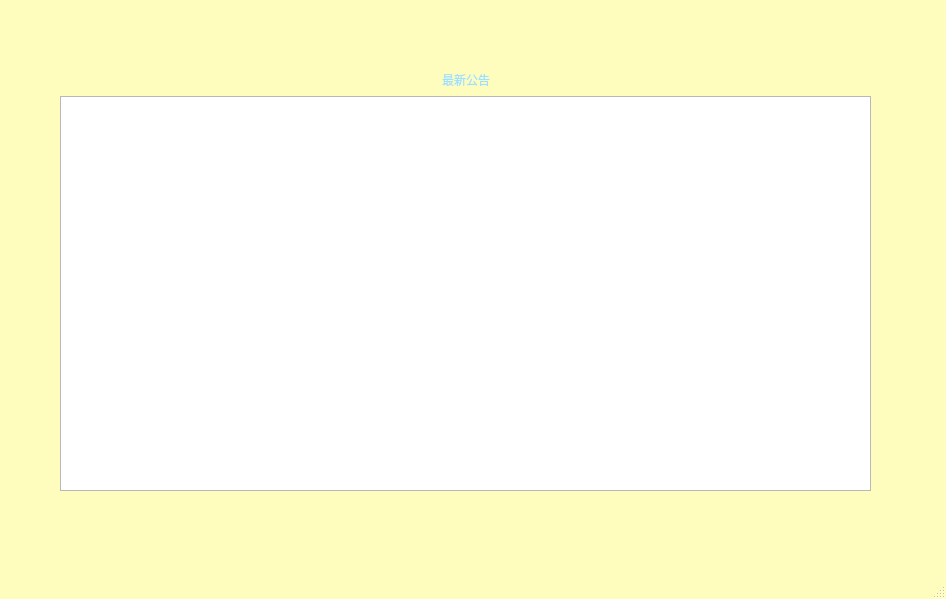
<?xml version="1.0" encoding="UTF-8"?>
<ui version="4.0">
 <class>MainWindow</class>
 <widget class="QMainWindow" name="MainWindow">
  <property name="geometry">
   <rect>
    <x>0</x>
    <y>0</y>
    <width>946</width>
    <height>599</height>
   </rect>
  </property>
  <property name="windowTitle">
   <string>MainWindow</string>
  </property>
  <property name="styleSheet">
   <string notr="true">#MainWindow{
	background-color:rgb(255, 253, 190)
}</string>
  </property>
  <widget class="QWidget" name="centralwidget">
   <widget class="QWidget" name="">
    <property name="geometry">
     <rect>
      <x>60</x>
      <y>70</y>
      <width>811</width>
      <height>421</height>
     </rect>
    </property>
    <layout class="QVBoxLayout" name="verticalLayout">
     <item>
      <layout class="QHBoxLayout" name="horizontalLayout">
       <item>
        <spacer name="horizontalSpacer">
         <property name="orientation">
          <enum>Qt::Horizontal</enum>
         </property>
         <property name="sizeHint" stdset="0">
          <size>
           <width>40</width>
           <height>20</height>
          </size>
         </property>
        </spacer>
       </item>
       <item>
        <widget class="QLabel" name="label">
         <property name="styleSheet">
          <string notr="true">#label{
	color:rgb(157, 224, 255);
	font: 24pt &quot;华文琥珀&quot;;
}</string>
         </property>
         <property name="text">
          <string>最新公告</string>
         </property>
        </widget>
       </item>
       <item>
        <spacer name="horizontalSpacer_2">
         <property name="orientation">
          <enum>Qt::Horizontal</enum>
         </property>
         <property name="sizeHint" stdset="0">
          <size>
           <width>40</width>
           <height>20</height>
          </size>
         </property>
        </spacer>
       </item>
      </layout>
     </item>
     <item>
      <widget class="QTextEdit" name="textEdit"/>
     </item>
    </layout>
   </widget>
  </widget>
  <widget class="QMenuBar" name="menubar">
   <property name="geometry">
    <rect>
     <x>0</x>
     <y>0</y>
     <width>946</width>
     <height>30</height>
    </rect>
   </property>
  </widget>
  <widget class="QStatusBar" name="statusbar"/>
 </widget>
 <resources/>
 <connections/>
</ui>
